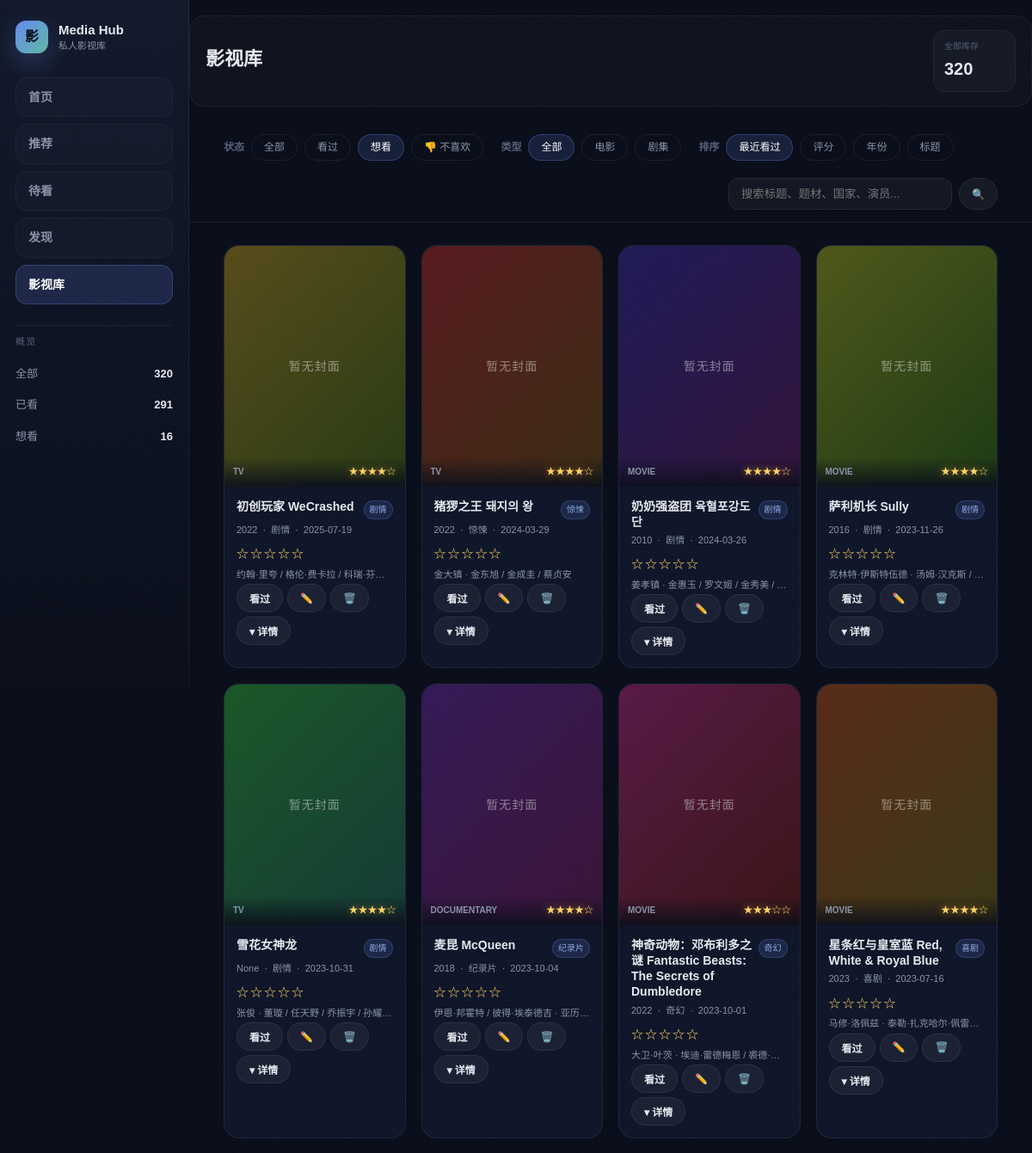
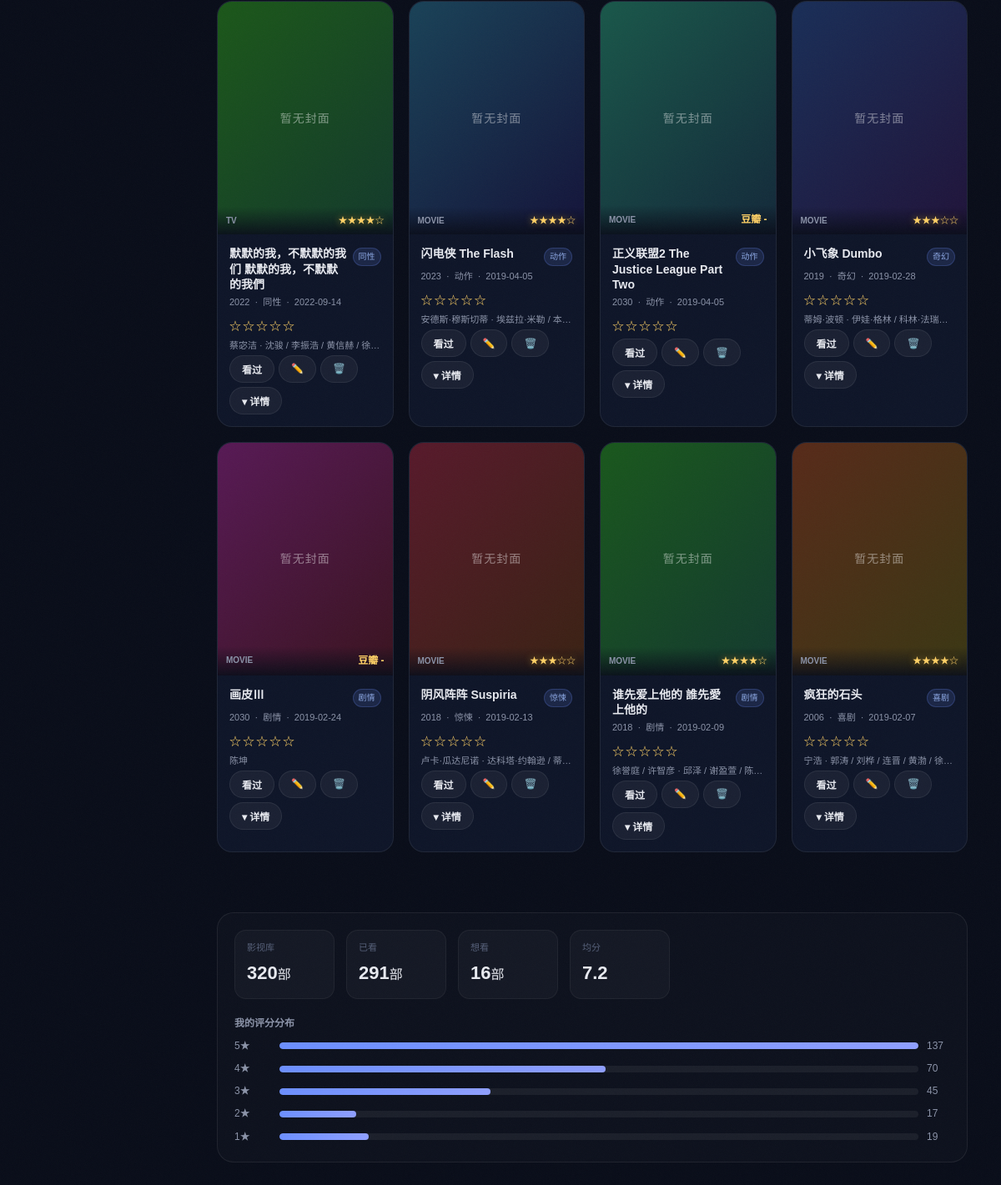
The page /library?status=wish&kind=all&q=&sort=date&page=1 on the database its author committed (2 pictures, top to bottom).
### tables this page shows
CREATE TABLE douban_watch_history (
    subject_id TEXT PRIMARY KEY,
    title TEXT NOT NULL,
    kind TEXT,
    year INTEGER,
    url TEXT,
    intro TEXT,
    watched_date TEXT,
    my_rating INTEGER,
    comment TEXT,
    tags TEXT,
    scraped_at TEXT DEFAULT CURRENT_TIMESTAMP
, douban_rating REAL, douban_rating_count INTEGER, subtype TEXT, directors TEXT, actors TEXT, countries TEXT, genres TEXT, languages TEXT, release_dates TEXT, durations TEXT, episodes TEXT, aka TEXT, summary TEXT, meta_scraped_at TEXT, status TEXT, cover_url TEXT, watch_count INTEGER DEFAULT 1, rating_source TEXT DEFAULT "douban", comment_source TEXT DEFAULT "douban", recommend_feedback TEXT, feedback_updated_at TEXT, added_at TEXT, tmdb_id TEXT, recommendation_note TEXT, recommended_at TEXT, recommend_rank INTEGER, recommend_source TEXT);

### app.py (the view)
@app.get('/library', response_class=HTMLResponse)
def library(request: Request, status: str = Query('collect'), kind: str = Query('all'), q: str = Query(''), sort: str = Query('date'), page: int = Query(1)):
    PAGE_SIZE = 20
    conn = get_conn()
    items, total = build_library_items_paged(conn, status=status, kind=kind, q=q, sort=sort, page=page, page_size=PAGE_SIZE)
    return templates.TemplateResponse('library.html', {
        'request': request,
        'items': items,
        'status': status,
        'kind': kind,
        'q': q,
        'sort': sort,
        'page': page,
        'total': total,
        'page_size': PAGE_SIZE,
        'page_mode': 'library',
        'site_stats': get_site_stats(),
    })

### templates/library.html (shortened to what this page needs)
{% extends 'base.html' %}
{% block content %}
<section class="page-intro compact muted">
  <div>
    <h1>{% if page_mode == 'watchlist' %}待看{% elif status == 'dislike' %}不喜欢{% else %}影视库{% endif %}</h1>
  </div>
  <div class="page-intro-stats">
    <div class="intro-stat"><span>全部库存</span><strong>{{ site_stats.total if site_stats else items|length }}</strong></div>
  </div>
</section>
<section class="filter-bar">
  {% if page_mode != 'watchlist' %}
  <div class="filter-group">
    <span class="filter-label">状态</span>
    <a class="filter-chip {% if status=='all' %}active{% endif %}" href="?status=all&kind={{ kind }}&q={{ q }}&sort={{ sort }}&page=1">全部</a>
    <a class="filter-chip {% if status=='collect' %}active{% endif %}" href="?status=collect&kind={{ kind }}&q={{ q }}&sort={{ sort }}&page=1">看过</a>
    <a class="filter-chip {% if status=='wish' %}active{% endif %}" href="?status=wish&kind={{ kind }}&q={{ q }}&sort={{ sort }}&page=1">想看</a>
    <a class="filter-chip {% if status=='dislike' %}active{% endif %}" href="?status=dislike&kind={{ kind }}&q={{ q }}&sort={{ sort }}&page=1">👎 不喜欢</a>
  </div>
  {% endif %}
  <div class="filter-group">
    <span class="filter-label">类型</span>
    <a class="filter-chip {% if kind=='all' %}active{% endif %}" href="?status={{ status }}&kind=all&q={{ q }}&sort={{ sort }}{% if page_mode == 'watchlist' %}&added_order={{ added_order }}{% endif %}&page=1">全部</a>
    <a class="filter-chip {% if kind=='movie' %}active{% endif %}" href="?status={{ status }}&kind=movie&q={{ q }}&sort={{ sort }}{% if page_mode == 'watchlist' %}&added_order={{ added_order }}{% endif %}&page=1">电影</a>
    <a class="filter-chip {% if kind=='tv' %}active{% endif %}" href="?status={{ status }}&kind=tv&q={{ q }}&sort={{ sort }}{% if page_mode == 'watchlist' %}&added_order={{ added_order }}{% endif %}&page=1">剧集</a>
  </div>
  <div class="filter-group">
    <span class="filter-label">排序</span>
    <a class="filter-chip {% if sort=='date' %}active{% endif %}" href="?status={{ status }}&kind={{ kind }}&q={{ q }}&sort=date&page=1">{% if page_mode == 'watchlist' %}加入顺序{% else %}最近看过{% endif %}</a>
    <a class="filter-chip {% if sort=='rating' %}active{% endif %}" href="?status={{ status }}&kind={{ kind }}&q={{ q }}&sort=rating{% if page_mode == 'watchlist' %}&added_order={{ added_order }}{% endif %}&page=1">评分</a>
    <a class="filter-chip {% if sort=='year' %}active{% endif %}" href="?status={{ status }}&kind={{ kind }}&q={{ q }}&sort=year{% if page_mode == 'watchlist' %}&added_order={{ added_order }}{% endif %}&page=1">年份</a>
    <a class="filter-chip {% if sort=='title' %}active{% endif %}" href="?status={{ status }}&kind={{ kind }}&q={{ q }}&sort=title{% if page_mode == 'watchlist' %}&added_order={{ added_order }}{% endif %}&page=1">标题</a>
  </div>
  <form class="search-form" method="get">
    <input type="text" name="q" value="{{ q }}" placeholder="搜索标题、题材、国家、演员...">
    <button type="submit" class="btn small">🔍</button>
  </form>
</section>
<div class="media-grid" id="library-grid">
  {% if not items %}
  <div class="empty-state">
    <div class="empty-icon">🎬</div>
    <p>没有找到符合条件的条目</p>
    <a class="btn primary" href="{% if page_mode == 'watchlist' %}/watchlist{% else %}/library{% endif %}">重置筛选</a>
  </div>
  {% else %}
  {% for item in items %}
  <article class="media-card" data-subject="{{ item.subject_id }}">
    <div class="media-cover" style="{{ item._cover_style if item._cover_style else 'background:linear-gradient(135deg,#1e2d55,#0c1225)' }}">
      <div class="media-cover-info">
        <span class="media-badge">{{ item.kind or '?' }}</span>
        {% if item._stars %}
        <span class="media-douban-stars">{{ item._stars }}</span>
        {% elif item.my_rating %}
        <span class="media-my-rating">{{ item.my_rating }}★</span>
        {% else %}
        <span class="media-douban-rating">豆瓣 {{ item._display_rating or '-' }}</span>
        {% endif %}
      </div>
    </div>
    <div class="media-info">
      <div class="media-title-row">
        <h3 class="media-title">{{ item.title }}</h3>
        {% if item._first_genre %}
        <span class="rec-genre-chip">{{ item._first_genre }}</span>
        {% endif %}
      </div>
      <div class="media-meta">
        <span>{{ item.year }}</span>
        <span>·</span>
        <span>{{ (item.genres or '').split('/')[0] }}</span>
        {% if item.watched_date %}
        <span>·</span>
        <span>{{ item.watched_date }}</span>
        {% endif %}
      </div>
      <div class="media-my-stars" data-id="{{ item.subject_id }}" title="点击评分" style="cursor:pointer;color:#ffd166;font-size:14px;letter-spacing:2px;margin-bottom:4px">
        {% if item.my_rating %}{{ '★' * item.my_rating }}{{ '☆' * (5 - item.my_rating) }}{% else %}☆☆☆☆☆{% endif %}
      </div>
      {% if item.directors or item.actors %}
      <p class="rec-credits" style="font-size:11px;margin:4px 0 2px;color:var(--text-secondary);overflow:hidden;text-overflow:ellipsis;white-space:nowrap">{{ item.directors[:30] }}{% if item.directors and item.actors %} · {% endif %}{{ item.actors[:40] }}</p>
      {% endif %}
      <div class="media-actions">
        {% if status == 'dislike' %}
        <button class="btn small restore-wish-btn" data-id="{{ item.subject_id }}">改为待看</button>
        {% else %}
        <button class="btn small watch-btn {% if item.status=='collect' %}primary{% endif %}" data-id="{{ item.subject_id }}" data-action="watch">
          {% if item.status == 'collect' %}已看{% else %}看过{% endif %}
        </button>
        <button class="btn small edit-btn" data-id="{{ item.subject_id }}">✏️</button>
        <button class="btn small delete-btn" data-id="{{ item.subject_id }}" data-title="{{ item.title|e }}">🗑️</button>
        <button class="btn small expand-lib-btn" data-id="{{ item.subject_id }}" title="展开详情">▾ 详情</button>
        {% endif %}
      </div>
    </div>
  </article>
  {% endfor %}
  {% endif %}
</div>
{% set total_pages = ((total + page_size - 1) // page_size) if total and page_size else 1 %}
{% endblock %}

### templates/base.html (style rules this page uses)
html { scroll-behavior: smooth; }

### rows shown on the page
douban_watch_history: kind "TV", _stars "★★★★☆", title "初创玩家 WeCrashed", _first_genre "剧情", year "2022", genres "剧情", watched_date "2025-07-19", directors "约翰·里夸 / 格伦·费卡拉 / 科瑞·芬…", status "看过"
douban_watch_history: kind "TV", _stars "★★★★☆", title "猪猡之王 돼지의 왕", _first_genre "惊悚", year "2022", genres "惊悚", watched_date "2024-03-29", directors "金大镇", actors "金东旭 / 金成圭 / 蔡贞安", status "看过"
douban_watch_history: kind "MOVIE", _stars "★★★★☆", title "奶奶强盗团 육혈포강도단", _first_genre "剧情", year "2010", genres "剧情", watched_date "2024-03-26", directors "姜孝镇", actors "金惠玉 / 罗文姬 / 金秀美 /…", status "看过"
douban_watch_history: kind "MOVIE", _stars "★★★★☆", title "萨利机长 Sully", _first_genre "剧情", year "2016", genres "剧情", watched_date "2023-11-26", directors "克林特·伊斯特伍德", actors "汤姆·汉克斯 /…", status "看过"
douban_watch_history: kind "TV", _stars "★★★★☆", title "雪花女神龙", _first_genre "剧情", year "None", genres "剧情", watched_date "2023-10-31", directors "张俊", actors "董璇 / 任天野 / 乔振宇 / 孙耀…", status "看过"
douban_watch_history: kind "DOCUMENTARY", _stars "★★★★☆", title "麦昆 McQueen", _first_genre "纪录片", year "2018", genres "纪录片", watched_date "2023-10-04", directors "伊恩·邦霍特 / 彼得·埃泰德吉", actors "亚历…", status "看过"
douban_watch_history: kind "MOVIE", _stars "★★★☆☆", title "神奇动物：邓布利多之谜 Fantastic Beasts: The Secrets of Dumbledore", _first_genre "奇幻", year "2022", genres "奇幻", watched_date "2023-10-01", directors "大卫·叶茨", actors "埃迪·雷德梅恩 / 裘德·…", status "看过"
douban_watch_history: kind "MOVIE", _stars "★★★★☆", title "星条红与皇室蓝 Red, White & Royal Blue", _first_genre "喜剧", year "2023", genres "喜剧", watched_date "2023-07-16", directors "马修·洛佩兹", actors "泰勒·扎克哈尔·佩雷…", status "看过"
douban_watch_history: kind "TV", _stars "★★★★☆", title "默默的我，不默默的我们 默默的我，不默默的我們", _first_genre "同性", year "2022", genres "同性", watched_date "2022-09-14", directors "蔡宓洁", actors "沈骏 / 李振浩 / 黄信赫 / 徐…", status "看过"
douban_watch_history: kind "MOVIE", _stars "★★★★☆", title "闪电侠 The Flash", _first_genre "动作", year "2023", genres "动作", watched_date "2019-04-05", directors "安德斯·穆斯切蒂", actors "埃兹拉·米勒 / 本…", status "看过"
douban_watch_history: kind "MOVIE", _display_rating "-", title "正义联盟2 The Justice League Part Two", _first_genre "动作", year "2030", genres "动作", watched_date "2019-04-05", status "看过"
douban_watch_history: kind "MOVIE", _stars "★★★☆☆", title "小飞象 Dumbo", _first_genre "奇幻", year "2019", genres "奇幻", watched_date "2019-02-28", directors "蒂姆·波顿", actors "伊娃·格林 / 科林·法瑞…", status "看过"
douban_watch_history: kind "MOVIE", _display_rating "-", title "画皮Ⅲ", _first_genre "剧情", year "2030", genres "剧情", watched_date "2019-02-24", actors "陈坤", status "看过"
douban_watch_history: kind "MOVIE", _stars "★★★☆☆", title "阴风阵阵 Suspiria", _first_genre "惊悚", year "2018", genres "惊悚", watched_date "2019-02-13", directors "卢卡·瓜达尼诺", actors "达科塔·约翰逊 / 蒂…", status "看过"
douban_watch_history: kind "MOVIE", _stars "★★★★☆", title "谁先爱上他的 誰先愛上他的", _first_genre "剧情", year "2018", genres "剧情", watched_date "2019-02-09", directors "徐誉庭 / 许智彦", actors "邱泽 / 谢盈萱 / 陈…", status "看过"
douban_watch_history: kind "MOVIE", _stars "★★★★☆", title "疯狂的石头", _first_genre "喜剧", year "2006", genres "喜剧", watched_date "2019-02-07", directors "宁浩", actors "郭涛 / 刘桦 / 连晋 / 黄渤 / 徐…", status "看过"

### other values the page prints
{{ site_stats.total }} "320"
{{ site_stats.watched }} "291"
{{ site_stats.wish }} "16"
{{ site_stats.total if site_stats else items|length }} "320"
{{ site_stats.avg_rating }} "7.2"
{{ row.label }} "5★" "4★" "3★" "2★" "1★"
{{ row.count }} "137" "70" "45" "17" "19"
